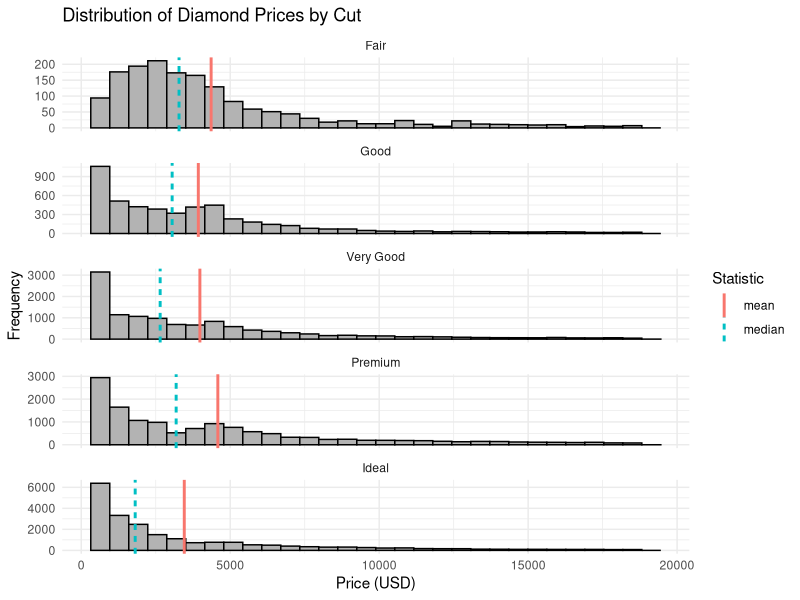

Write the R code that produced this figure.
## ---- chunk 1
#| message: false
#| warning: false
# load packages ------------------------------

library(tidyverse)    # loads ggplot2, dplyr, etc
## ---- chunk 2
#| message: false
#| warning: false
# summarize price by cut ---------------------

diamonds |> 
  group_by(cut) |>
  summarize(
    sample_size = sum(!is.na(price)),
    median = median(price, na.rm = TRUE),
    mean = mean(price, na.rm = TRUE),
    std_dev = sd(price, na.rm = TRUE),
    std_err_mean = std_dev / sqrt(sample_size),
    t_crit = qt(0.975, df = sample_size - 1),
    ci_mean_lower = mean - t_crit * std_err_mean,
    ci_mean_upper = mean + t_crit * std_err_mean,
    chi2_lower = qchisq(0.975, df = sample_size - 1),
    chi2_upper = qchisq(0.025, df = sample_size - 1),
    ci_sd_lower = sqrt((sample_size - 1) * std_dev^2 / chi2_lower),
    ci_sd_upper = sqrt((sample_size - 1) * std_dev^2 / chi2_upper)
  )
## ---- chunk 3
#| message: false
#| warning: false
#| fig.asp: 1.5
# faceted histograms ------------------------

# prepare a data frame for the statistics
price_stats <- 
  diamonds |> 
  group_by(cut) |> 
  # summarize, calculate mean and median, excluding missing values
  summarize(
    median = median(price, na.rm = TRUE),
    mean = mean(price, na.rm = TRUE),
  ) |> 
  # pivot data from wide to long
  pivot_longer(
    cols = c(mean, median),
    names_to = "statistic",
    values_to = "price"
  ) |> 
  print()

# plot the histograms
ggplot(diamonds, aes(x = price)) +
  geom_histogram(bins = 30, fill = "gray70", color = "black") +
  geom_vline(
    data = price_stats,
    aes(xintercept = price, color = statistic, linetype = statistic),
    size = 1
  ) +
  facet_wrap(~ cut, scales = "free_y", ncol = 1) +
  labs(
    title = "Distribution of Diamond Prices by Cut",
    x = "Price (USD)",
    y = "Frequency",
    color = "Statistic",
    linetype = "Statistic"
  ) +
  theme_minimal()
## ---- chunk 4
#| include: false
set.seed(1)
diamonds <- sample_frac(diamonds, 0.02)
